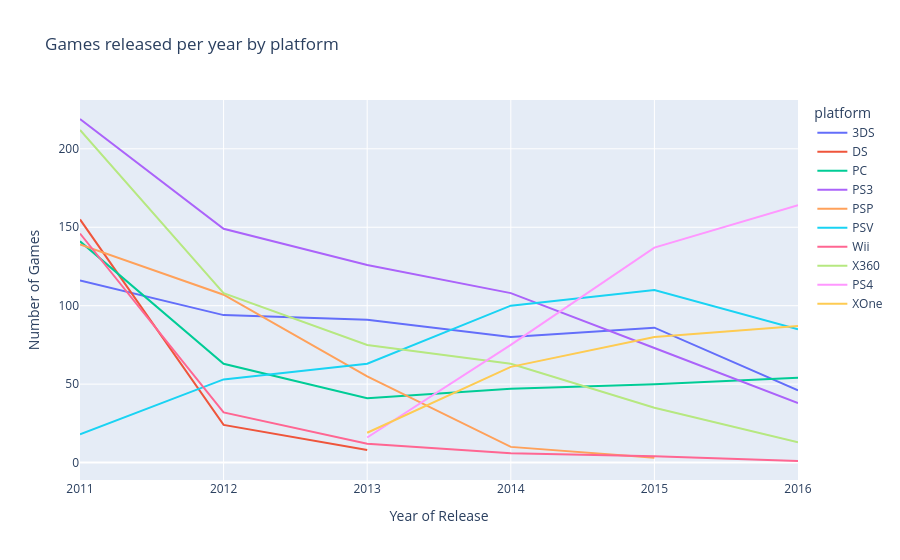

The cell this chart's notebook holds for it:
### Markdown cell above
### This graph is showing all platforms are actively decreasing total volume of games created except PS4 and Xone are growing and PC is stayying roughly the same

### Code cell
top_ten_platforms = df['platform'].value_counts().head(10).index.tolist()
# filter the dataframe to include only the top 10 platforms
df_top_ten = df[df['platform'].isin(top_ten_platforms)]

games_released_year_top_ten_platform = df_top_ten.groupby(['year_of_release', 'platform'])['name'].count().reset_index()
#simple line plot using plotly express
fig = px.line(games_released_year_top_ten_platform, x='year_of_release', y='name', color='platform', title='Games released per year by platform')

fig.update_layout(xaxis_title='Year of Release', yaxis_title='Number of Games')
fig.show()

### Figure 1 — Plotly figure (JSON) as saved in the notebook; plotly's stock layout.template omitted (floating-point values rounded to 4 significant figures)
{"data": [{"hovertemplate": "platform=3DS<br>year_of_release=%{x}<br>name=%{y}<extra></extra>", "legendgroup": "3DS", "line": {"color": "#636efa", "dash": "solid"}, "marker": {"symbol": "circle"}, "mode": "lines", "name": "3DS", "orientation": "v", "showlegend": true, "type": "scatter", "x": [2011, 2012, 2013, 2014, 2015, 2016], "xaxis": "x", "y": [116, 94, 91, 80, 86, 46], "yaxis": "y"}, {"hovertemplate": "platform=DS<br>year_of_release=%{x}<br>name=%{y}<extra></extra>", "legendgroup": "DS", "line": {"color": "#EF553B", "dash": "solid"}, "marker": {"symbol": "circle"}, "mode": "lines", "name": "DS", "orientation": "v", "showlegend": true, "type": "scatter", "x": [2011, 2012, 2013], "xaxis": "x", "y": [155, 24, 8], "yaxis": "y"}, {"hovertemplate": "platform=PC<br>year_of_release=%{x}<br>name=%{y}<extra></extra>", "legendgroup": "PC", "line": {"color": "#00cc96", "dash": "solid"}, "marker": {"symbol": "circle"}, "mode": "lines", "name": "PC", "orientation": "v", "showlegend": true, "type": "scatter", "x": [2011, 2012, 2013, 2014, 2015, 2016], "xaxis": "x", "y": [141, 63, 41, 47, 50, 54], "yaxis": "y"}, {"hovertemplate": "platform=PS3<br>year_of_release=%{x}<br>name=%{y}<extra></extra>", "legendgroup": "PS3", "line": {"color": "#ab63fa", "dash": "solid"}, "marker": {"symbol": "circle"}, "mode": "lines", "name": "PS3", "orientation": "v", "showlegend": true, "type": "scatter", "x": [2011, 2012, 2013, 2014, 2015, 2016], "xaxis": "x", "y": [219, 149, 126, 108, 73, 38], "yaxis": "y"}, {"hovertemplate": "platform=PSP<br>year_of_release=%{x}<br>name=%{y}<extra></extra>", "legendgroup": "PSP", "line": {"color": "#FFA15A", "dash": "solid"}, "marker": {"symbol": "circle"}, "mode": "lines", "name": "PSP", "orientation": "v", "showlegend": true, "type": "scatter", "x": [2011, 2012, 2013, 2014, 2015], "xaxis": "x", "y": [139, 107, 55, 10, 3], "yaxis": "y"}, {"hovertemplate": "platform=PSV<br>year_of_release=%{x}<br>name=%{y}<extra></extra>", "legendgroup": "PSV", "line": {"color": "#19d3f3", "dash": "solid"}, "marker": {"symbol": "circle"}, "mode": "lines", "name": "PSV", "orientation": "v", "showlegend": true, "type": "scatter", "x": [2011, 2012, 2013, 2014, 2015, 2016], "xaxis": "x", "y": [18, 53, 63, 100, 110, 85], "yaxis": "y"}, {"hovertemplate": "platform=Wii<br>year_of_release=%{x}<br>name=%{y}<extra></extra>", "legendgroup": "Wii", "line": {"color": "#FF6692", "dash": "solid"}, "marker": {"symbol": "circle"}, "mode": "lines", "name": "Wii", "orientation": "v", "showlegend": true, "type": "scatter", "x": [2011, 2012, 2013, 2014, 2015, 2016], "xaxis": "x", "y": [146, 32, 12, 6, 4, 1], "yaxis": "y"}, {"hovertemplate": "platform=X360<br>year_of_release=%{x}<br>name=%{y}<extra></extra>", "legendgroup": "X360", "line": {"color": "#B6E880", "dash": "solid"}, "marker": {"symbol": "circle"}, "mode": "lines", "name": "X360", "orientation": "v", "showlegend": true, "type": "scatter", "x": [2011, 2012, 2013, 2014, 2015, 2016], "xaxis": "x", "y": [212, 108, 75, 63, 35, 13], "yaxis": "y"}, {"hovertemplate": "platform=PS4<br>year_of_release=%{x}<br>name=%{y}<extra></extra>", "legendgroup": "PS4", "line": {"color": "#FF97FF", "dash": "solid"}, "marker": {"symbol": "circle"}, "mode": "lines", "name": "PS4", "orientation": "v", "showlegend": true, "type": "scatter", "x": [2013, 2014, 2015, 2016], "xaxis": "x", "y": [16, 75, 137, 164], "yaxis": "y"}, {"hovertemplate": "platform=XOne<br>year_of_release=%{x}<br>name=%{y}<extra></extra>", "legendgroup": "XOne", "line": {"color": "#FECB52", "dash": "solid"}, "marker": {"symbol": "circle"}, "mode": "lines", "name": "XOne", "orientation": "v", "showlegend": true, "type": "scatter", "x": [2013, 2014, 2015, 2016], "xaxis": "x", "y": [19, 61, 80, 87], "yaxis": "y"}], "layout": {"legend": {"title": {"text": "platform"}, "tracegroupgap": 0}, "title": {"text": "Games released per year by platform"}, "xaxis": {"anchor": "y", "domain": [0, 1], "title": {"text": "Year of Release"}}, "yaxis": {"anchor": "x", "domain": [0, 1], "title": {"text": "Number of Games"}}}}
